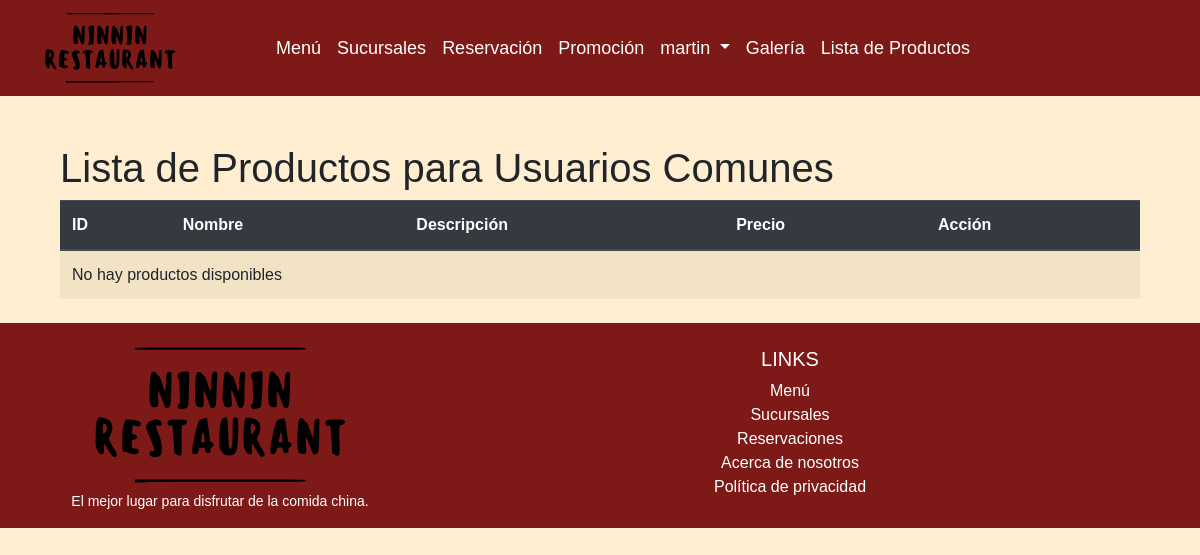
Page /clientes/productos/comun/ (signed in) on the earlier database version.
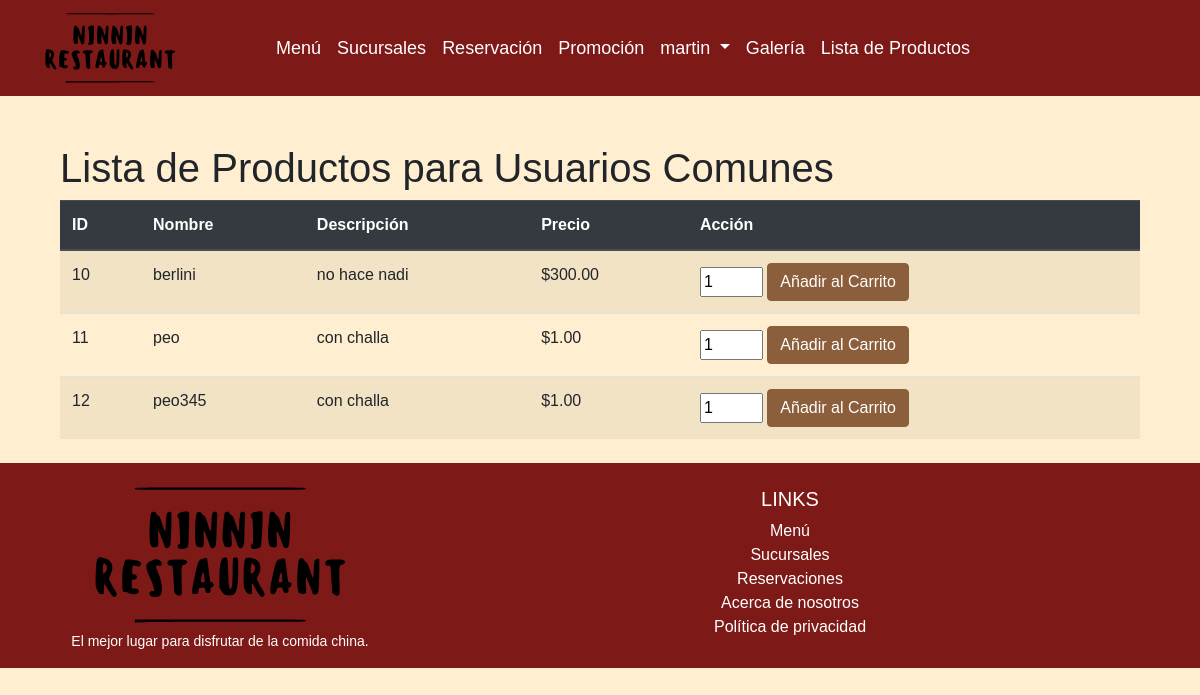
Same page on the later database version.
### clientes/models.py (models this page shows, shortened)
class Producto(models.Model):
    nombre = models.CharField(max_length=100)
    precio = models.DecimalField(max_digits=10, decimal_places=2)
    descripcion = models.TextField(blank=True)

### clientes/views.py (the view)
# urls.py: path('productos/comun/', views.producto_list_usuario_comun, name='producto_list_usuario_comun'),
@login_required
def producto_list_usuario_comun(request):
    productos = Producto.objects.all()
    context = {
        'productos': productos,
    }
    return render(request, 'productos/productos_usuario_comun.html', context)

### clientes/templates/productos/productos_usuario_comun.html (shortened to what this page needs)
{% extends "clientes/base.html" %}
{% block content %}
    <div class="container mt-5">
        <h1>Lista de Productos para Usuarios Comunes</h1>
        <table class="table table-striped">
            <thead class="thead-dark">
                <tr>
                    <th scope="col">ID</th>
                    <th scope="col">Nombre</th>
                    <th scope="col">Descripción</th>
                    <th scope="col">Precio</th>
                    <th scope="col">Acción</th>
                </tr>
            </thead>
            <tbody>
                {% for producto in productos %}
                    <tr>
                        <td>{{ producto.id }}</td>
                        <td>{{ producto.nombre }}</td>
                        <td>{{ producto.descripcion }}</td>
                        <td>${{ producto.precio }}</td>
                        <td>
                            <form action="{% url 'add_to_cart' producto.id %}" method="POST">
                                <input type="number" name="cantidad" value="1" min="1" max="10">
                                <button type="submit" class="btn btn-primary">Añadir al Carrito</button>
                            </form>
                        </td>
                    </tr>
                {% empty %}
                    <tr>
                        <td colspan="5">No hay productos disponibles</td>
                    </tr>
                {% endfor %}
            </tbody>
        </table>
    </div>
{% endblock %}

Differences in the rows shown:
added Producto: id "10", nombre "berlini", descripcion "no hace nadi", precio "300.00"
added Producto: id "11", nombre "peo", descripcion "con challa", precio "1.00"
added Producto: id "12", nombre "peo345", descripcion "con challa", precio "1.00"
Other differences:
text no longer shown: "No hay productos disponibles"
